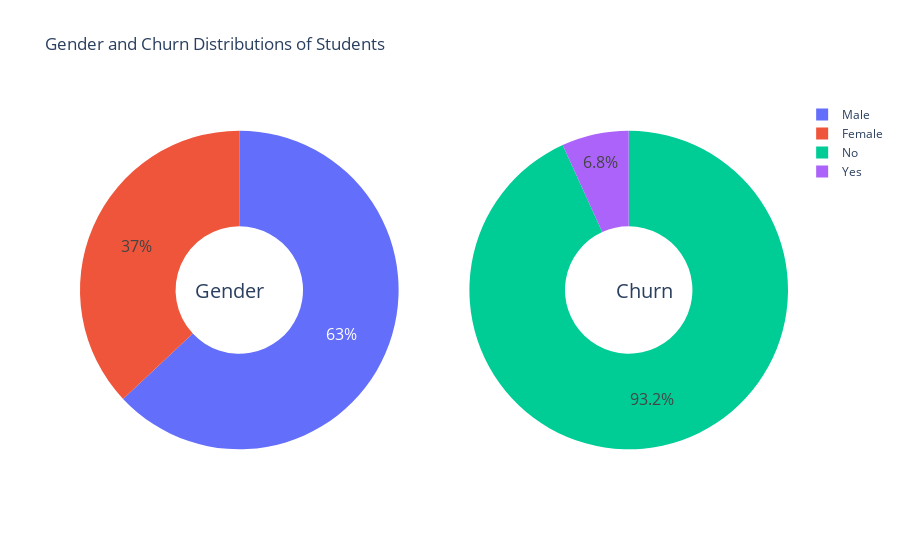

The notebook cell this image was saved under:
### Code cell
g_labels = ['Male', 'Female']
c_labels = ['No', 'Yes']
# Create subplots: use 'domain' type for Pie subplot
fig = make_subplots(rows=1, cols=2, specs=[[{'type':'domain'}, {'type':'domain'}]])
fig.add_trace(go.Pie(labels=g_labels, values=data['Gender'].value_counts(), name="Gender"),
              1, 1)
fig.add_trace(go.Pie(labels=c_labels, values=data['Churn'].value_counts(), name="Churn"),
              1, 2)

# Use `hole` to create a donut-like pie chart
fig.update_traces(hole=.4, hoverinfo="label+percent+name", textfont_size=16)

fig.update_layout(
    title_text="Gender and Churn Distributions of Students",
    # Add annotations in the center of the donut pies.
    annotations=[dict(text='Gender', x=0.16, y=0.5, font_size=20, showarrow=False),
                 dict(text='Churn', x=0.84, y=0.5, font_size=20, showarrow=False)])
fig.show()

### Figure 1 — Plotly figure (JSON) as saved in the notebook; plotly's stock layout.template omitted (floating-point values rounded to 4 significant figures)
{"data": [{"domain": {"x": [0, 0.45], "y": [0, 1]}, "hole": 0.4, "hoverinfo": "label+percent+name", "labels": ["Male", "Female"], "name": "Gender", "textfont": {"size": 16}, "type": "pie", "values": [213, 125]}, {"domain": {"x": [0.55, 1], "y": [0, 1]}, "hole": 0.4, "hoverinfo": "label+percent+name", "labels": ["No", "Yes"], "name": "Churn", "textfont": {"size": 16}, "type": "pie", "values": [315, 23]}], "layout": {"annotations": [{"font": {"size": 20}, "showarrow": false, "text": "Gender", "x": 0.16, "y": 0.5}, {"font": {"size": 20}, "showarrow": false, "text": "Churn", "x": 0.84, "y": 0.5}], "title": {"text": "Gender and Churn Distributions of Students"}}}
